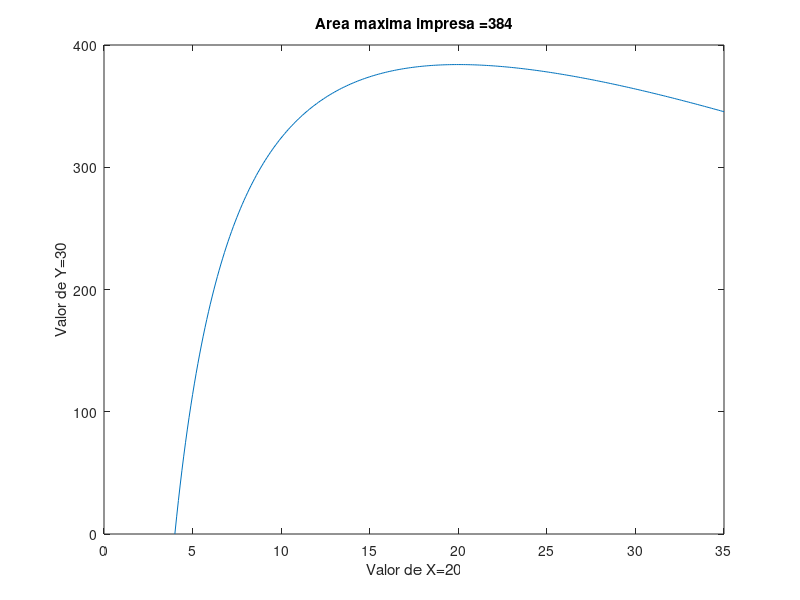

This chart was generated by the following MATLAB code:
% 
% Title                :El libro
% Description          :Script para definir y solucionar variable, funcion, dominio y rango
% Authors              :Atzimba Joice Martinez Huitron
%                      :Ana Cristina Franco Gonzales
%                      :Francelly Desiree Colin Sandoval
% Date                 :20211014
% Version              :1
% Usage                :octave> /path/El_Libro
%Cada una de las páginas de un libro debe tener 600 centímetros cuadrados de área, con márgenes  de  dos centímetros a los  lados y tres centímetros  arriba y  abajo, encuentra las dimensiones de la página para que permita la mayor área impresa posible.

% limpiar variables
clear
% Ejemplo de mayor area posible
% Rango de 4..35 en i= 0.1
x=4:0.1:35;

% Valor de la funcion 
ax= @(x) (-6.*x) + (624) - (2400./(x));

% Funcion a plotear
ax=(-6*x) + 624 - (2400./(x));

% Funcion para determinar valor maximo
resr =max(ax);

% Calcular el valor de x
% Decimos que A'(x)= -6 + 2400/x^2=0
% Por lo tanto x^2= 2400/6=400
% Despejando a X nos queda : x=√400=20
disp('solucion: ');
disp('El valor de x (ancho de la pagina)es:');
X= sqrt(400) 
disp ('El ancho de la pagina impresa es: ');
X - 4



% Calcular el valo de y
% sabemos que y =600/x
disp('El valo de y (altura de la pagina) es:');
y = 600/(X)
disp('la altura de la pagina impresa es:');
y - 6

% dibujar X y Y
plot(x,ax);

% Titulo
title(['Area maxima impresa =' num2str(resr)]);

% Etiqueta para x
xlabel(['Valor de X=' num2str(X)]);

% Etiqueta para y
ylabel(['Valor de Y=' num2str(y)]);
